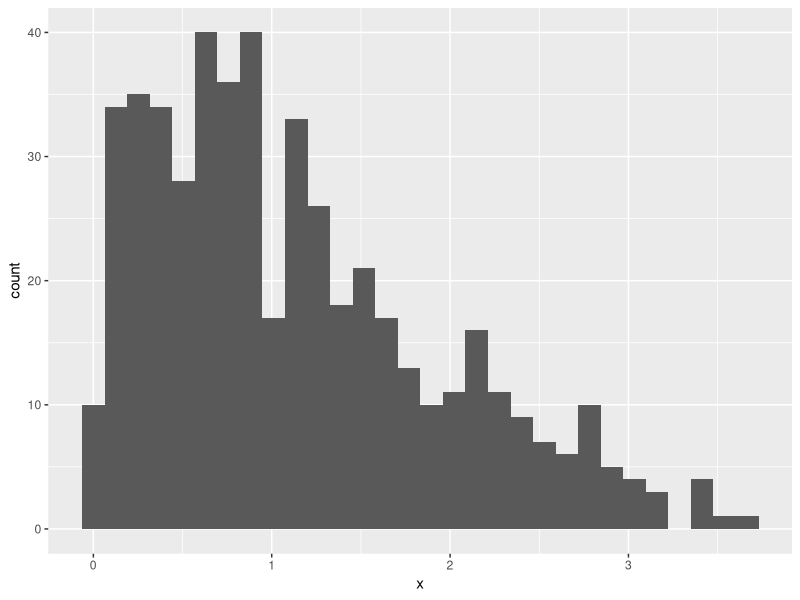

Recreate this plot in R.
## ---- chunk 1
library(tidyverse)
## ---- chunk 2
samp = rnorm(100)
length(samp)
## ---- chunk 3

df = tibble(
  vec_numeric = rnorm(500, mean = 1),
  vec_logical = (vec_numeric > 0),
  vec_abs = abs(vec_numeric)
)

plot_df = tibble(
  x = df$vec_abs
)

ggplot(plot_df, aes(x = x)) + geom_histogram()

